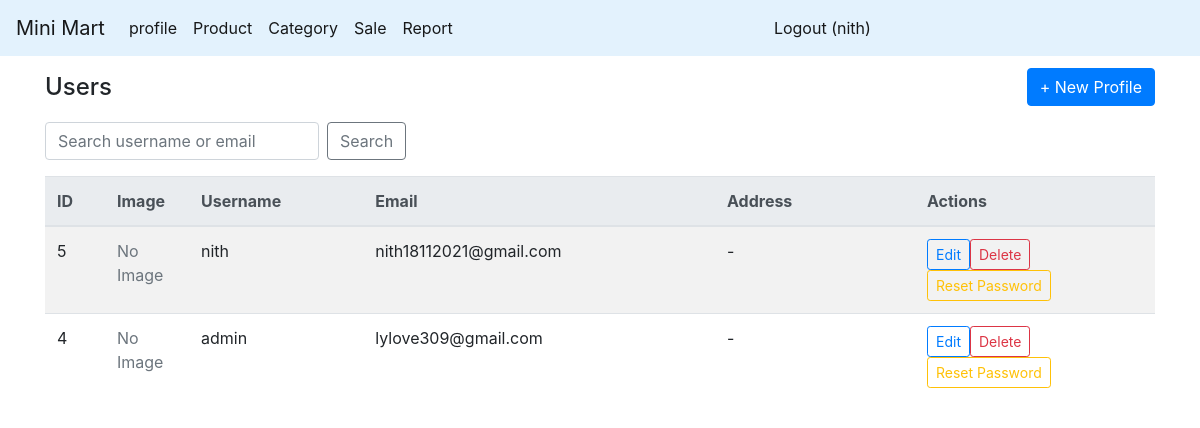
Before: /profile (signed in) with the older database file.
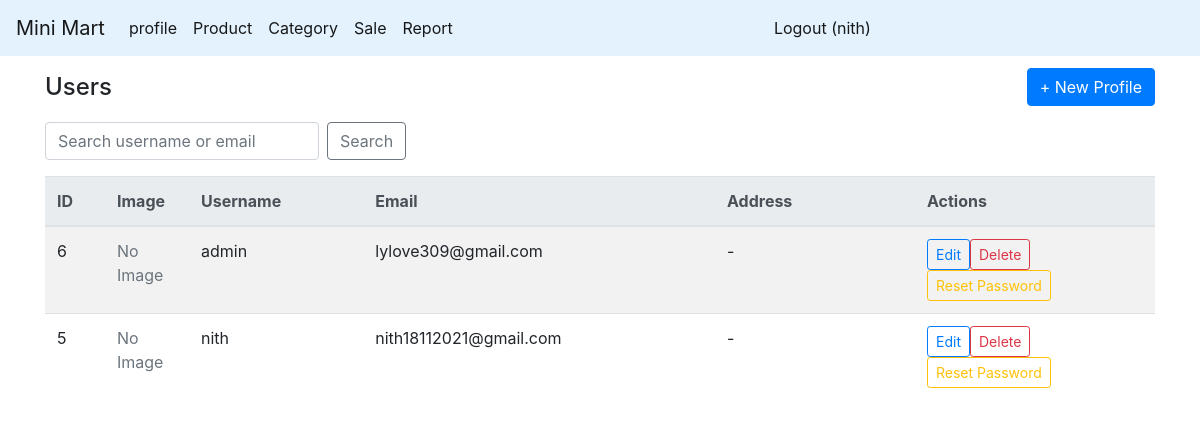
After: the same page with the newer database file.
### app.py (models this page shows)
class User(db.Model):
    id = db.Column(db.Integer, primary_key=True)
    username = db.Column(db.String(80), unique=True, nullable=False)
    password = db.Column(db.String(120), nullable=False)
    email = db.Column(db.String(120), unique=True, nullable=False)
    address = db.Column(db.String(200), nullable=True)
    user_image = db.Column(db.String(200), nullable=True)

### route/profile.py (the view)
@app.route('/profile')
@jwt_required()
def profile():
    check=ensure_user_exists()
    if check:
        return check
    user = get_jwt_identity()
    search = request.args.get('q', '').strip()
    if search:
        sql = """
            SELECT *
            FROM user
            WHERE LOWER(username) LIKE LOWER(:search)
            ORDER BY id DESC
        """
        params = {'search': f"%{search}%"}
    else:
        sql = "SELECT * FROM user ORDER BY id DESC"
        params = {}
    profile_data = db.session.execute(text(sql), params).fetchall()
    profile = []
    for row in profile_data:
        prof = {
            'user_id': row[0],
            'username': row[1],
            'password': row[2],
            'email': row[3],
            'address': row[4],
            'user_image': row[5]
        }
        profile.append(prof)
    return render_template('profile/profile.html', profile=profile, user=user, q=search)

### app.py (called while the page is built)
@jwt.token_in_blocklist_loader
def check_if_token_revoked(jwt_header, jwt_payload):
    jti = jwt_payload["jti"]
    token = TokenBlocklist.query.filter_by(jti=jti).first()
    return token is not None

def ensure_user_exists():
    username = get_jwt_identity()
    sql = text("SELECT id FROM user WHERE username = :username")
    user = db.session.execute(sql, {"username": username}).fetchone()
    if not user:
        flash("Your account has been removed. Please log in again.", "danger")
        resp = redirect(url_for("login_page"))
        unset_jwt_cookies(resp)
        return resp
    return None

@app.before_request
@jwt_required(optional=True)
def auto_logout_deleted_user():
    if request.endpoint in ('login_page', 'do_login', 'static'):
        return
    username = get_jwt_identity()
    if not username:
        return
    sql = text("SELECT id FROM user WHERE username = :username")
    user = db.session.execute(sql, {"username": username}).fetchone()
    if not user:
        resp = redirect(url_for("login_page"))
        unset_jwt_cookies(resp)
        flash("Your account was deleted. Please contact admin.", "warning")
        return resp

### templates/profile/profile.html (shortened to what this page needs)
{% extends "master.html" %}
{% block main_content %}
    <div class="container">
        <div class="d-flex align-items-center justify-content-between mb-3" style="padding-top: 12px">
            <h4 class="mb-0">Users</h4>
            <a href="{{ url_for('add_profile_form') }}" class="btn btn-primary">+ New Profile</a>
        </div>
        <form class="form-inline mb-3" method="get" action="{{ url_for('profile') }}">
            <input name="q" class="form-control mr-2" placeholder="Search username or email" value="{{ q or '' }}">
            <button class="btn btn-outline-secondary">Search</button>
        </form>
        <div class="table-responsive">
            <table class="table table-striped table-hover align-middle">
                <thead class="thead-light">
                <tr>
                    <th style="width:60px">ID</th>
                    <th style="width:84px">Image</th>
                    <th>Username</th>
                    <th>Email</th>
                    <th style="width:200px">Address</th>
                    <th style="width:240px">Actions</th>
                </tr>
                </thead>
                <tbody>
                {% for u in profile %}
                    <tr>
                        <td>{{ u.user_id }}</td>
                        <td>
                            {% if u.user_image %}
                                <img src="{{ url_for('static', filename='image/user_image/' ~ u.user_image) }}"
                                     style="width:72px;height:48px;object-fit:contain;background:#fff;border:1px solid #eee;border-radius:6px;padding:4px;">
                            {% else %}
                                <span class="text-muted">No Image</span>
                            {% endif %}
                        </td>
                        <td>{{ u.username }}</td>
                        <td>{{ u.email }}</td>
                        <td>{{ u.address or '-' }}</td>
                        <td>
                            <a href="{{ url_for('edit_profile_form', user_id=u.user_id) }}"
                               class="btn btn-sm btn-outline-primary">Edit</a>
                            <button class="btn btn-sm btn-outline-danger"
                                    @click="confirmDelete({{ u.user_id }}, '{{ u.username }}')">
                                Delete
                            </button>
                            <button class="btn btn-sm btn-outline-warning"
                                    @click="resetPassword({{ u.user_id }}, '{{ u.username }}')">
                                Reset Password
                            </button>
                        </td>
                    </tr>
                {% else %}
                    <tr>
                        <td colspan="6" class="text-center text-muted py-4">No users found.</td>
                    </tr>
                {% endfor %}
                </tbody>
            </table>
        </div>
    </div>
{% endblock %}

### templates/master.html (shortened to what this page needs)
<!DOCTYPE html>
<html lang="en">
<head>
    {% include "style.html" %}
</head>
<body>
<div id="app">
    <div class="container-fluid p-0 m-0">
        <nav class="navbar navbar-expand-lg navbar-light" style="background-color: #e3f2fd;">
            <a class="navbar-brand" href="/">Mini Mart</a>
            <div class="collapse navbar-collapse" id="navbarSupportedContent">
                <ul class="navbar-nav mr-auto">
                    <li class="nav-item active"><a class="nav-link" href="/profile">profile</a></li>
                    <li class="nav-item active"><a class="nav-link" href="/product_list">Product</a></li>
                    <li class="nav-item active"><a class="nav-link" href="/category_list">Category</a></li>
                    <li class="nav-item active"><a class="nav-link" href="/sales_form">Sale</a></li>
                    <li class="nav-item active"><a class="nav-link" href="/report">Report</a></li>
                </ul>
                <ul class="navbar-nav mr-auto">
                    {% if user %}
                        <li class="nav-item active"><a class="nav-link" href="/logout">Logout ({{ user }})</a></li>
                    {% else %}
                        <li class="nav-item active"><a class="nav-link" href="/login">Login</a></li>
                    {% endif %}
                </ul>
            </div>
        </nav>
    </div>
    {% block main_content %}{% endblock %}
</div>
</body>
</html>

### templates/style.html
<link rel="stylesheet" href="https://cdn.jsdelivr.net/npm/bootstrap@4.6.2/dist/css/bootstrap.min.css">
<link rel="stylesheet" href="https://cdnjs.cloudflare.com/ajax/libs/font-awesome/5.15.4/css/all.min.css" />
<link rel="stylesheet" href="/static/style.css" />

Changed rows visible on the page:
removed User: user_id "4", username "admin", email "lylove309@gmail.com", address "-"
added User: user_id "6", username "admin", email "lylove309@gmail.com", address "-"
